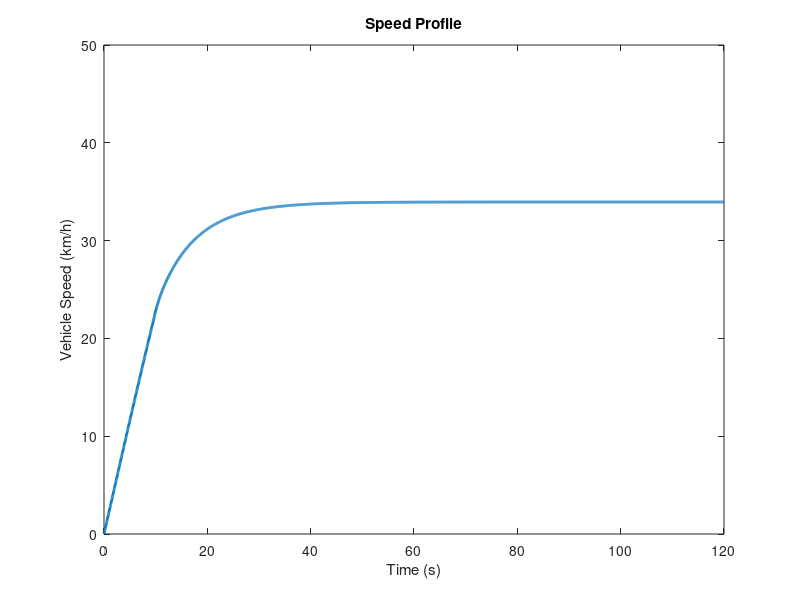
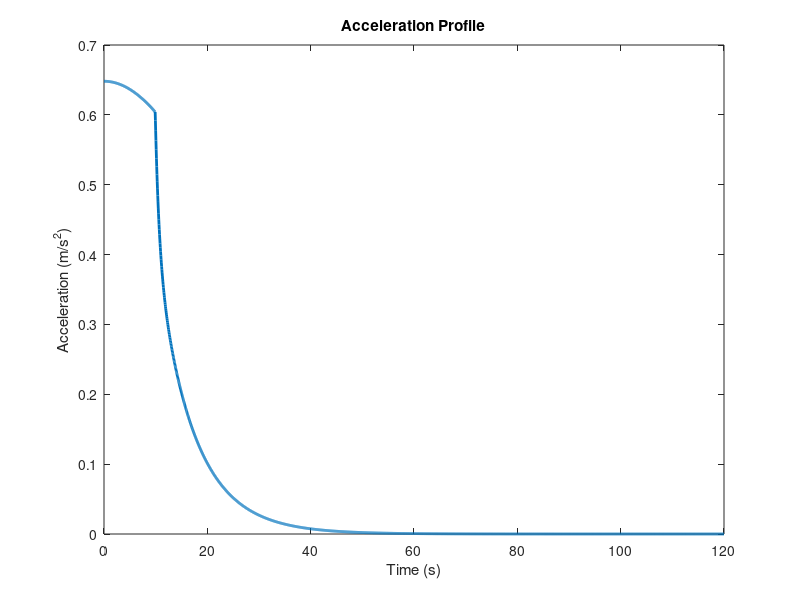
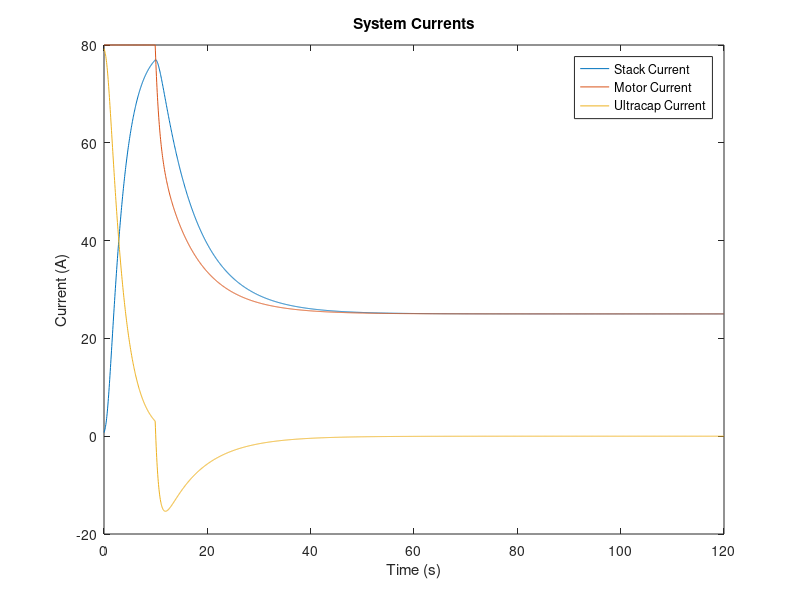
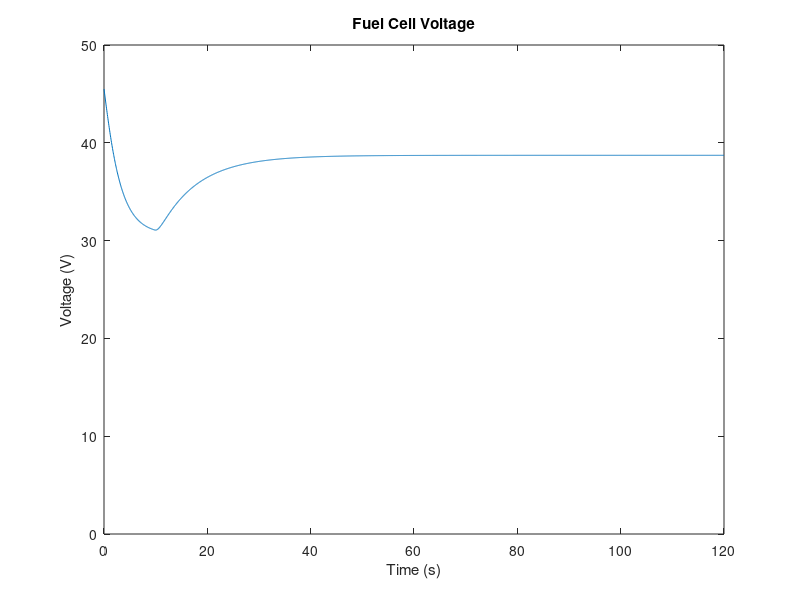

Reproduce these figures in MATLAB, in order.
function[] = motorsim()
%Written by: Balazs Gyenes (2014-02-14)
%Last editted by: Balazs Gyenes (2014-02-15)
%
%DESCRIPTION:
%This script is meant to simulate the performance of a single electric motor
%accelerating as fast as possible, powered by a fuel cell with an
%ultracapacitor bank. At every timestep, the motor wants to apply the
%maximum torque it can, given the constraints of the power train.
%
%HOW TO:
%Scroll to the sections marked Motor Constants, Fuel Cell Parameters, and
%Car Parameters, and input desired values. The motor constants have
%significant impact on drive performance, in conjunction with the gearing
%ratio in the car parameters section. Among the fuel cell parameters, the
%number of cells and the cell area dictate the voltage and current (and
%power) of the fuel cell. Use the FCPolarization script to get a
%polarization curve for your chosen constants. Change the car parameters to
%change the drag conditions of the car. The simulation parameters control
%the step time (keep around 0.05), the stop time, the maximum error (not 
%worth changing), and the option to generate plots or not (if the user only
%wants to know the time to cruising speed).

%MODEL INFORMATION:
%The motor is modeled as a voltage source with value (motor_speed/k_V) in
%series with a resistor representing the winding resistance. The torque
%produced by the motor is proportional to the current through it, less a
%constant idling current. The winding efficiency is the product of voltage
%constant and torque constant, in the proper units. The input motor
%parameters are the voltage constant, winding efficiency, winding
%resistance, maximum current, maximum speed, and idling current.
%
%The fuel cell polarization curve is recreated using physical constants and
%the size of the fuel cell. Use a different script to determine if the
%inputted constants seem reasonable. The input fuel cell parameters are:
%number of cells, cell area, cell membrane resistivity, charge transfer
%coefficient, exchange current density (i_o), cell open circuit voltage,
%diode voltage, and ultracap capacitance.
%
%The drag forces on the car are represented by aerodynamic drag, rolling
%resistance, and a constant drag force ("bearing resistance"). The
%aerodynamic drag goes as 1/2*C_d*A*rho*v^2. The rolling resistance goes as
%C_rr*g*(m+sin(theta)), where theta is the road incline. The input car
%parameters are: mass, wheel radius, height, width, ambient temperature,
%ambient pressure, relative humidity, incline, drag coefficient, rolling resistance
%coefficient, bearing resistance, gearing ratio, and differential
%efficiency.


%MOTOR CONSTANTS
kV=250; %voltage constant, in rpm/Volt
eff_winding=0.90; %winding efficiency
res_winding=80; %winding resistance, in milliOhms
Imax_motor=80; %maximum short term motor current, in A
Vmax_motor=11100; %maximum motor speed, in rpm
I_o=2; %motor idling current, in A

%FUEL CELL PARAMETERS
cellN=50; %number of cells
cellArea=250; %cell area, in cm^2
cellRes=0.62; %cell area resistivity, in Ohm*cm^2
alpha=0.6; %charge transfer coefficient
i_o=0.04; %exchange current density, in mA/cm^2
cellVoc=1.005; %cell open circuit voltage, in V
Vinitial=45; %initial ultracapacitor voltage
Vdiode=0.7; %diode voltage drop at typical operating currents, in V
C=19.3; %ultracapacitor capacitance, in F
cellVtheo=1.48; %cell theoretical open circuit voltage, based on HHV

%CAR PARAMETERS
Mcar=310; %mass of car and driver, in kg
Dwheel=56; %diameter of wheel, in cm
Hcar=1.2; %height of car at widest point, in m
Wcar=1.67; %width of car at widest point, in m
Temp=30; %ambient temperature, in degrees C
Pressure=101; %ambient pressure, in kPa
RH=50; %relative humidity, in %
incline=0; %road incline, in degrees
C_d=0.3; %aerodynamic drag coefficient
C_rr=0.01; %coefficient of rolling resistance
C_br=10; %constant drag force ('bearing resistance'), in N
k_gear=28; %gearing ratio
eff_diff=90; %differential efficiency, in %

%SIMULATION PARAMETERS
tstep=0.05; %time step, in seconds
tstop=120; %stop time, in seconds
errormax=0.01; %maximum error in node currents, in A
makeplots=1; %should the script generate plots?



%SCRIPT:

%Motor Calculations
kT=eff_winding/(kV*2*pi/60);
res_winding=res_winding/1000;

%Fuel Cell Calculations
Imax_FC=0.35*cellArea;
A=8.314*(273.15+Temp)/2/alpha/96485;
%gainVlimit=-(cellRes/cellArea*cellN/res_winding+cellRes/cellArea*cellN*C/tstep+1);
%gainClimit=-(cellRes/cellArea*cellN*C/tstep+1)

%Car Calculations
Rwheel=Dwheel/2/100;
density=((Pressure-(RH/100)*exp(-42800/8.314462*(1/(Temp+273.15)-1/373.15)+log(101.325)))*28.9644+(RH/100)*exp(-42800/8.314462*(1/(Temp+273.15)-1/373.15)+log(101.325))*18.02)/(8.314462*(Temp+273.15));
eff_diff=eff_diff/100;


time=0:tstep:tstop;
Npoints=length(time);

Speed=zeros(1,Npoints);
SpeedKMPH=zeros(1,Npoints);
MotorSpeed=zeros(1,Npoints);
DragForce=zeros(1,Npoints);
FCCurrent=zeros(1,Npoints);
FCVoltage=zeros(1,Npoints);
CapCurrent=zeros(1,Npoints);
MotorCurrent=zeros(1,Npoints);
MotorTorque=zeros(1,Npoints);
Acceleration=zeros(1,Npoints);
PowerIn=zeros(1,Npoints);
PowerOut=zeros(1,Npoints);
FCEfficiency=zeros(1,Npoints);
MotorEfficiency=zeros(1,Npoints);


Speed(1)=0;
SpeedKMPH(1)=Speed(1)*3.6;
MotorSpeed(1)=Speed(1)/Rwheel/2/pi*60*k_gear;
DragForce(1)=0.5*C_d*Hcar*Wcar*density*Speed(1)^2+(C_rr+sind(incline))*Mcar*9.81+C_br;

%fuel cell current according to max fuel cell current
IFClimit=Imax_FC;

%fuel cell current according to max motor current
I=0;
error=errormax+1;
while (abs(error)>errormax)
    
    error=(getVoltage(I,cellN,cellArea,[cellRes alpha i_o cellVoc])-Vdiode)*(C/tstep)-I+Imax_motor-C*Vinitial/tstep;
    gain=-((cellRes/cellArea*cellN+min(1000,A*cellN/I))*C/tstep+1);
    I=max(0,I-error/gain);
    
end
IMlimit=I;

%fuel cell current according to fuel cell voltage limit
I=0;
error=errormax+1;
while (abs(error)>errormax)
    
    error=(getVoltage(I,cellN,cellArea,[cellRes alpha i_o cellVoc])-Vdiode)*(1/res_winding+C/tstep)-I-MotorSpeed(1)/kV/res_winding-C*Vinitial/tstep;
    gain=-((cellRes/cellArea*cellN+min(1000,A*cellN/I))*(1/res_winding+C/tstep)+1);
    I=max(0,I-error/gain);
    
end
IVlimit=I;

FCCurrent(1)=min([IFClimit,IMlimit,IVlimit]);
FCVoltage(1)=getVoltage(FCCurrent(1),cellN,cellArea,[cellRes alpha i_o cellVoc]);
CapCurrent(1)=C*(Vinitial-(FCVoltage(1)-Vdiode))/tstep;
MotorCurrent(1)=CapCurrent(1)+FCCurrent(1);
MotorTorque(1)=kT*(MotorCurrent(1)-I_o);
Acceleration(1)=(MotorTorque(1)*k_gear*eff_diff/Rwheel-DragForce(1))/Mcar;
PowerIn(1)=FCCurrent(1)*FCVoltage(1);
PowerOut(1)=MotorTorque(1)*eff_diff*MotorSpeed(1)*2*pi/60;
FCEfficiency(1)=FCVoltage(1)/(cellN*cellVtheo);
MotorEfficiency(1)=MotorTorque(1)*MotorSpeed(1)*2*pi/60/((FCVoltage(1)-Vdiode)*MotorCurrent(1));


for i=2:Npoints
    
    Speed(i)=Speed(i-1)+Acceleration(i-1)*tstep;
    SpeedKMPH(i)=Speed(i)*3.6;
    MotorSpeed(i)=Speed(i)/Rwheel/2/pi*60*k_gear;
    DragForce(i)=0.5*C_d*Hcar*Wcar*density*Speed(i)^2+(C_rr+sind(incline))*Mcar*9.81+C_br;
    
    if(MotorSpeed(i)<Vmax_motor)
        
        %fuel cell current according to max fuel cell current
        IFClimit=Imax_FC;
        
        %fuel cell current according to max motor current
        I=FCCurrent(i-1);
        error=errormax+1;
        while (abs(error)>errormax)
            
            error=(getVoltage(I,cellN,cellArea,[cellRes alpha i_o cellVoc])-Vdiode)*(C/tstep)-I+Imax_motor-C*(FCVoltage(i-1)-Vdiode)/tstep;
            gain=-((cellRes/cellArea*cellN+min(1000,A*cellN/I))*C/tstep+1);
            I=max(0,I-error/gain);
            
        end
        IMlimit=I;
        
        %fuel cell current according to fuel cell voltage limit
        I=FCCurrent(i-1);
        error=errormax+1;
        while (abs(error)>errormax)
            
            error=(getVoltage(I,cellN,cellArea,[cellRes alpha i_o cellVoc])-Vdiode)*(1/res_winding+C/tstep)-I-MotorSpeed(i)/kV/res_winding-C*(FCVoltage(i-1)-Vdiode)/tstep;
            gain=-((cellRes/cellArea*cellN+min(1000,A*cellN/I))*(1/res_winding+C/tstep)+1);
            I=max(0,I-error/gain);
            
        end
        IVlimit=I;
        
        FCCurrent(i)=min([IFClimit,IMlimit,IVlimit]);
        
    else
        
        Imax=DragForce(i)*Rwheel/k_gear/eff_diff/kT+I_o;
        I=FCCurrent(i-1);
        error=errormax+1;
        while (abs(error)>errormax)
            
            error=(getVoltage(I,cellN,cellArea,[cellRes alpha i_o cellVoc])-Vdiode)*(C/tstep)-I+Imax-C*(FCVoltage(i-1)-Vdiode)/tstep;
            gain=-((cellRes/cellArea*cellN+min(1000,A*cellN/I))*C/tstep+1);
            I=max(0,I-error/gain);
            
        end
        
        FCCurrent(i)=I;
        
    end
    
    FCVoltage(i)=getVoltage(FCCurrent(i),cellN,cellArea,[cellRes alpha i_o cellVoc]);
    CapCurrent(i)=C*((FCVoltage(i-1)-Vdiode)-(FCVoltage(i)-Vdiode))/tstep;
    MotorCurrent(i)=CapCurrent(i)+FCCurrent(i);
    MotorTorque(i)=kT*(MotorCurrent(i)-I_o);
    Acceleration(i)=(MotorTorque(i)*k_gear*eff_diff/Rwheel-DragForce(i))/Mcar;
    PowerIn(i)=FCCurrent(i)*FCVoltage(i);
    PowerOut(i)=MotorTorque(i)*eff_diff*MotorSpeed(i)*2*pi/60;
    FCEfficiency(i)=FCVoltage(i)/(cellN*cellVtheo);
    MotorEfficiency(i)=MotorTorque(i)*MotorSpeed(i)*2*pi/60/((MotorSpeed(i)/kV+MotorCurrent(i)*res_winding)*MotorCurrent(i));
    
end

if makeplots
    
    figure(1)
    plot(time,SpeedKMPH,'LineWidth',2);
    axis([0 tstop 0 50]);
    title('Speed Profile');
    xlabel('Time (s)');
    ylabel('Vehicle Speed (km/h)');
    
    figure(2)
    plot(time,Acceleration,'LineWidth',2);
    title('Acceleration Profile');
    xlabel('Time (s)');
    ylabel('Acceleration (m/s^2)');
    
    figure(3)
    plot(time,FCCurrent,time,MotorCurrent,time,CapCurrent);
    legend('Stack Current','Motor Current','Ultracap Current');
    title('System Currents');
    xlabel('Time (s)');
    ylabel('Current (A)');
    
    figure(4)
    plot(time,FCVoltage);
    axis([0 tstop 0 50]);
    title('Fuel Cell Voltage');
    xlabel('Time (s)');
    ylabel('Voltage (V)');
    
    figure(5)
    plot(time,PowerIn,time,PowerOut);
    legend('Fuel Cell Power','Power at Wheels');
    title('Drivetrain Power');
    xlabel('Time (s)');
    ylabel('Power (W)');
    
    figure(6)
    plot(time,MotorTorque);
    axis([0 tstop 0 max(MotorTorque)*1.1]);
    title('Motor Torque');
    xlabel('Time (s)');
    ylabel('Torque (Nm)');
    
    figure(7)
    plot(time,MotorSpeed);
    axis([0 tstop 0 Vmax_motor*1.1]);
    title('Motor Speed');
    xlabel('Time (s)');
    ylabel('Speed (rpm)');
    
    figure(8)
    plot(time,FCEfficiency,time,MotorEfficiency);
    legend('Fuel Cell Efficiency','Motor Efficiency');
    axis([0 tstop 0 1]);
    title('Drivetrain Efficiencies');
    xlabel('Time (s)');
    ylabel('Efficiency');
    
end


tcruise=time(find(SpeedKMPH>30,1,'first'));

fprintf('It takes %4.1f seconds for the car to accelerate to 30 km/h.\n',tcruise);


end


function[Voltage]=getVoltage(Current,NCells,CellArea,ParametersArray)
%Written by: Balazs Gyenes (2014-02-15)
%Last editted by: Balazs Gyenes (2014-02-15)

%This function takes fuel cell physical parameters and an input current
%(in Amps) and returns the fuel cell voltage that corresponds to that current.

%The ParametersArray input takes the following form:
%[cell_area_resistivity (Ohm*cm^2) (typ. 0.24 Ohm*cm^2),
%charge_transfer_coefficient (unitless) (typ. 0.6),
%i_o (mA/cm^2) (typ. 0.04 mA/cm^2),
%cell_OC_voltage (V) (typ. 1.03) ]

T=300; %temp, in K
F=96485; %Faraday constant, in C/mol
R=8.314462; %Real Gas Constant, in J/molK

CellRes=ParametersArray(1);
alpha=ParametersArray(2);
i_o=ParametersArray(3);
CellV_OC=ParametersArray(4);

A=R*T/2/alpha/F; %Tafel coefficient, in V

Voltage=NCells*(CellV_OC-Current*CellRes/CellArea-max(0,A*log(Current/(CellArea*i_o/1000))));


end